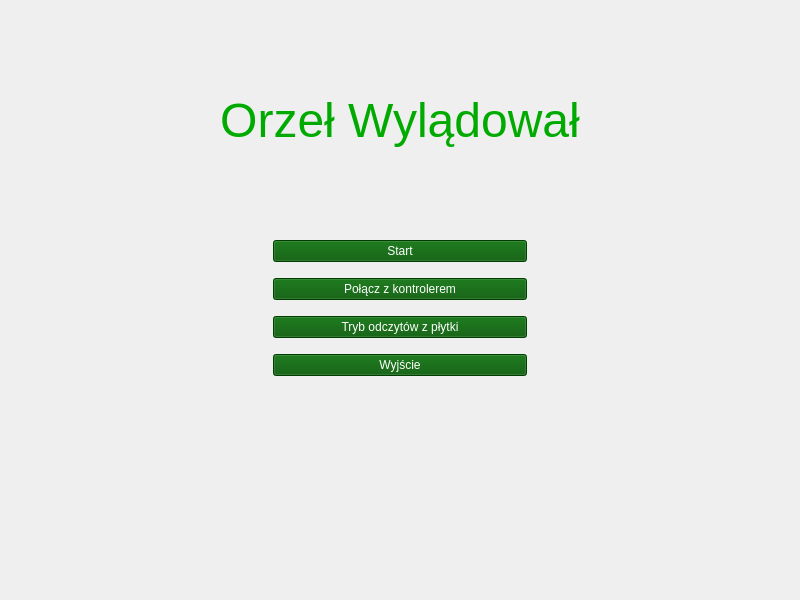
<?xml version="1.0" encoding="UTF-8"?>
<ui version="4.0">
 <class>MainWindow</class>
 <widget class="QMainWindow" name="MainWindow">
  <property name="geometry">
   <rect>
    <x>0</x>
    <y>0</y>
    <width>800</width>
    <height>600</height>
   </rect>
  </property>
  <property name="sizePolicy">
   <sizepolicy hsizetype="Expanding" vsizetype="Expanding">
    <horstretch>0</horstretch>
    <verstretch>0</verstretch>
   </sizepolicy>
  </property>
  <property name="minimumSize">
   <size>
    <width>0</width>
    <height>0</height>
   </size>
  </property>
  <property name="windowTitle">
   <string>MainWindow</string>
  </property>
  <property name="autoFillBackground">
   <bool>false</bool>
  </property>
  <property name="styleSheet">
   <string notr="true"/>
  </property>
  <property name="animated">
   <bool>true</bool>
  </property>
  <widget class="QWidget" name="centralwidget">
   <property name="sizePolicy">
    <sizepolicy hsizetype="Expanding" vsizetype="Expanding">
     <horstretch>0</horstretch>
     <verstretch>0</verstretch>
    </sizepolicy>
   </property>
   <property name="minimumSize">
    <size>
     <width>800</width>
     <height>600</height>
    </size>
   </property>
   <property name="styleSheet">
    <string notr="true">border-image: url(:/new/prefix1/pic/background.png);</string>
   </property>
   <layout class="QGridLayout" name="gridLayout_2">
    <item row="0" column="0">
     <widget class="QStackedWidget" name="stackedWidget">
      <property name="sizePolicy">
       <sizepolicy hsizetype="Expanding" vsizetype="Expanding">
        <horstretch>0</horstretch>
        <verstretch>0</verstretch>
       </sizepolicy>
      </property>
      <property name="styleSheet">
       <string notr="true">border-image: transparent;</string>
      </property>
      <property name="currentIndex">
       <number>0</number>
      </property>
      <widget class="QWidget" name="page_3">
       <property name="sizePolicy">
        <sizepolicy hsizetype="Expanding" vsizetype="Expanding">
         <horstretch>0</horstretch>
         <verstretch>0</verstretch>
        </sizepolicy>
       </property>
       <layout class="QVBoxLayout" name="verticalLayout">
        <item>
         <widget class="QLabel" name="titleLabel">
          <property name="sizePolicy">
           <sizepolicy hsizetype="Expanding" vsizetype="Expanding">
            <horstretch>0</horstretch>
            <verstretch>0</verstretch>
           </sizepolicy>
          </property>
          <property name="styleSheet">
           <string notr="true">border-image: transparent; color: green;</string>
          </property>
          <property name="text">
           <string>&lt;html&gt;&lt;head/&gt;&lt;body&gt;&lt;p&gt;&lt;span style=&quot; font-size:36pt; font-weight:700; color:#00aa00; font:RomanD;&quot;&gt;Orzeł Wylądował&lt;/span&gt;&lt;/p&gt;&lt;/body&gt;&lt;/html&gt;</string>
          </property>
          <property name="textFormat">
           <enum>Qt::AutoText</enum>
          </property>
          <property name="scaledContents">
           <bool>false</bool>
          </property>
          <property name="alignment">
           <set>Qt::AlignCenter</set>
          </property>
         </widget>
        </item>
        <item>
         <layout class="QHBoxLayout" name="horizontalLayout">
          <property name="topMargin">
           <number>10</number>
          </property>
          <item>
           <spacer name="horizontalSpacer">
            <property name="orientation">
             <enum>Qt::Horizontal</enum>
            </property>
            <property name="sizeHint" stdset="0">
             <size>
              <width>40</width>
              <height>20</height>
             </size>
            </property>
           </spacer>
          </item>
          <item>
           <widget class="QPushButton" name="startButton">
            <property name="sizePolicy">
             <sizepolicy hsizetype="Expanding" vsizetype="Fixed">
              <horstretch>0</horstretch>
              <verstretch>0</verstretch>
             </sizepolicy>
            </property>
            <property name="autoFillBackground">
             <bool>false</bool>
            </property>
            <property name="styleSheet">
             <string notr="true">border-image: transparent;
font: 9pt &quot;RomanD&quot;;
background-color: rgb(0, 85, 0);
color: white;</string>
            </property>
            <property name="text">
             <string>Start</string>
            </property>
            <property name="checkable">
             <bool>false</bool>
            </property>
            <property name="autoDefault">
             <bool>false</bool>
            </property>
            <property name="default">
             <bool>false</bool>
            </property>
            <property name="flat">
             <bool>false</bool>
            </property>
           </widget>
          </item>
          <item>
           <spacer name="horizontalSpacer_2">
            <property name="orientation">
             <enum>Qt::Horizontal</enum>
            </property>
            <property name="sizeHint" stdset="0">
             <size>
              <width>10</width>
              <height>20</height>
             </size>
            </property>
           </spacer>
          </item>
         </layout>
        </item>
        <item>
         <layout class="QHBoxLayout" name="horizontalLayout_4">
          <property name="topMargin">
           <number>10</number>
          </property>
          <item>
           <spacer name="horizontalSpacer_8">
            <property name="orientation">
             <enum>Qt::Horizontal</enum>
            </property>
            <property name="sizeHint" stdset="0">
             <size>
              <width>40</width>
              <height>20</height>
             </size>
            </property>
           </spacer>
          </item>
          <item>
           <widget class="QPushButton" name="connectButton">
            <property name="sizePolicy">
             <sizepolicy hsizetype="Expanding" vsizetype="Fixed">
              <horstretch>0</horstretch>
              <verstretch>0</verstretch>
             </sizepolicy>
            </property>
            <property name="styleSheet">
             <string notr="true">border-image: transparent;
font: 9pt &quot;RomanD&quot;;
background-color: rgb(0, 85, 0);
color: white;</string>
            </property>
            <property name="text">
             <string>Połącz z kontrolerem</string>
            </property>
           </widget>
          </item>
          <item>
           <spacer name="horizontalSpacer_7">
            <property name="orientation">
             <enum>Qt::Horizontal</enum>
            </property>
            <property name="sizeHint" stdset="0">
             <size>
              <width>40</width>
              <height>20</height>
             </size>
            </property>
           </spacer>
          </item>
         </layout>
        </item>
        <item>
         <layout class="QHBoxLayout" name="horizontalLayout_3">
          <property name="topMargin">
           <number>10</number>
          </property>
          <item>
           <spacer name="horizontalSpacer_5">
            <property name="orientation">
             <enum>Qt::Horizontal</enum>
            </property>
            <property name="sizeHint" stdset="0">
             <size>
              <width>40</width>
              <height>20</height>
             </size>
            </property>
           </spacer>
          </item>
          <item>
           <widget class="QPushButton" name="devButton">
            <property name="sizePolicy">
             <sizepolicy hsizetype="Expanding" vsizetype="Fixed">
              <horstretch>0</horstretch>
              <verstretch>0</verstretch>
             </sizepolicy>
            </property>
            <property name="styleSheet">
             <string notr="true">border-image: transparent;
font: 9pt &quot;RomanD&quot;;
background-color: rgb(0, 85, 0);
color: white;</string>
            </property>
            <property name="text">
             <string>Tryb odczytów z płytki</string>
            </property>
           </widget>
          </item>
          <item>
           <spacer name="horizontalSpacer_6">
            <property name="orientation">
             <enum>Qt::Horizontal</enum>
            </property>
            <property name="sizeHint" stdset="0">
             <size>
              <width>40</width>
              <height>20</height>
             </size>
            </property>
           </spacer>
          </item>
         </layout>
        </item>
        <item>
         <layout class="QHBoxLayout" name="horizontalLayout_2">
          <property name="topMargin">
           <number>10</number>
          </property>
          <item>
           <spacer name="horizontalSpacer_3">
            <property name="orientation">
             <enum>Qt::Horizontal</enum>
            </property>
            <property name="sizeHint" stdset="0">
             <size>
              <width>40</width>
              <height>20</height>
             </size>
            </property>
           </spacer>
          </item>
          <item>
           <widget class="QPushButton" name="exitButton">
            <property name="sizePolicy">
             <sizepolicy hsizetype="Expanding" vsizetype="Fixed">
              <horstretch>0</horstretch>
              <verstretch>0</verstretch>
             </sizepolicy>
            </property>
            <property name="autoFillBackground">
             <bool>false</bool>
            </property>
            <property name="styleSheet">
             <string notr="true">border-image: transparent;
font: 9pt &quot;RomanD&quot;;
background-color: rgb(0, 85, 0);
color: white;</string>
            </property>
            <property name="text">
             <string>Wyjście</string>
            </property>
            <property name="checkable">
             <bool>false</bool>
            </property>
           </widget>
          </item>
          <item>
           <spacer name="horizontalSpacer_4">
            <property name="orientation">
             <enum>Qt::Horizontal</enum>
            </property>
            <property name="sizeHint" stdset="0">
             <size>
              <width>40</width>
              <height>20</height>
             </size>
            </property>
           </spacer>
          </item>
         </layout>
        </item>
        <item>
         <spacer name="verticalSpacer">
          <property name="orientation">
           <enum>Qt::Vertical</enum>
          </property>
          <property name="sizeHint" stdset="0">
           <size>
            <width>20</width>
            <height>30</height>
           </size>
          </property>
         </spacer>
        </item>
       </layout>
      </widget>
      <widget class="QWidget" name="page_4">
       <property name="sizePolicy">
        <sizepolicy hsizetype="Expanding" vsizetype="Expanding">
         <horstretch>0</horstretch>
         <verstretch>0</verstretch>
        </sizepolicy>
       </property>
       <layout class="QVBoxLayout" name="verticalLayout_3">
        <item>
         <layout class="QHBoxLayout" name="horizontalLayout_5">
          <property name="topMargin">
           <number>0</number>
          </property>
          <item>
           <layout class="QVBoxLayout" name="verticalLayout_4">
            <property name="leftMargin">
             <number>0</number>
            </property>
            <item>
             <widget class="QLabel" name="Height">
              <property name="styleSheet">
               <string notr="true">color: green; 
font: 12pt &quot;RomanD&quot;;</string>
              </property>
              <property name="text">
               <string>Wynik: 2143</string>
              </property>
             </widget>
            </item>
            <item>
             <layout class="QHBoxLayout" name="horizontalLayout_9">
              <property name="topMargin">
               <number>0</number>
              </property>
              <item>
               <widget class="QProgressBar" name="HeightBar">
                <property name="layoutDirection">
                 <enum>Qt::LeftToRight</enum>
                </property>
                <property name="value">
                 <number>94</number>
                </property>
                <property name="alignment">
                 <set>Qt::AlignCenter</set>
                </property>
                <property name="orientation">
                 <enum>Qt::Vertical</enum>
                </property>
                <property name="textDirection">
                 <enum>QProgressBar::TopToBottom</enum>
                </property>
                <property name="format">
                 <string/>
                </property>
               </widget>
              </item>
             </layout>
            </item>
            <item>
             <layout class="QHBoxLayout" name="horizontalLayout_7">
              <property name="topMargin">
               <number>0</number>
              </property>
              <item>
               <widget class="QLabel" name="label_6">
                <property name="styleSheet">
                 <string notr="true">color: green; 
font: 12pt &quot;RomanD&quot;;</string>
                </property>
                <property name="text">
                 <string>Kontroler</string>
                </property>
               </widget>
              </item>
              <item>
               <widget class="QLabel" name="ControlerStatus">
                <property name="text">
                 <string/>
                </property>
               </widget>
              </item>
             </layout>
            </item>
           </layout>
          </item>
          <item>
           <layout class="QVBoxLayout" name="verticalLayout_2">
            <property name="leftMargin">
             <number>0</number>
            </property>
            <item>
             <widget class="QGraphicsView" name="viewer">
              <property name="minimumSize">
               <size>
                <width>0</width>
                <height>450</height>
               </size>
              </property>
              <property name="styleSheet">
               <string notr="true">background-color: transparent;</string>
              </property>
              <property name="frameShape">
               <enum>QFrame::NoFrame</enum>
              </property>
              <property name="lineWidth">
               <number>0</number>
              </property>
              <property name="verticalScrollBarPolicy">
               <enum>Qt::ScrollBarAlwaysOff</enum>
              </property>
              <property name="horizontalScrollBarPolicy">
               <enum>Qt::ScrollBarAlwaysOff</enum>
              </property>
             </widget>
            </item>
            <item>
             <widget class="QTextEdit" name="serialPortPrinter">
              <property name="sizePolicy">
               <sizepolicy hsizetype="Expanding" vsizetype="Expanding">
                <horstretch>0</horstretch>
                <verstretch>9</verstretch>
               </sizepolicy>
              </property>
              <property name="styleSheet">
               <string notr="true"/>
              </property>
              <property name="frameShape">
               <enum>QFrame::NoFrame</enum>
              </property>
             </widget>
            </item>
            <item>
             <layout class="QHBoxLayout" name="horizontalLayout_6">
              <property name="topMargin">
               <number>0</number>
              </property>
              <item>
               <spacer name="horizontalSpacer_9">
                <property name="orientation">
                 <enum>Qt::Horizontal</enum>
                </property>
                <property name="sizeHint" stdset="0">
                 <size>
                  <width>10</width>
                  <height>20</height>
                 </size>
                </property>
               </spacer>
              </item>
              <item>
               <widget class="QPushButton" name="menuButton">
                <property name="sizePolicy">
                 <sizepolicy hsizetype="Expanding" vsizetype="Fixed">
                  <horstretch>0</horstretch>
                  <verstretch>0</verstretch>
                 </sizepolicy>
                </property>
                <property name="styleSheet">
                 <string notr="true">border-image: transparent;
font: 9pt &quot;RomanD&quot;;
background-color: rgb(0, 85, 0);
color: white;</string>
                </property>
                <property name="text">
                 <string>Menu</string>
                </property>
               </widget>
              </item>
              <item>
               <spacer name="horizontalSpacer_10">
                <property name="orientation">
                 <enum>Qt::Horizontal</enum>
                </property>
                <property name="sizeHint" stdset="0">
                 <size>
                  <width>10</width>
                  <height>20</height>
                 </size>
                </property>
               </spacer>
              </item>
             </layout>
            </item>
           </layout>
          </item>
          <item>
           <layout class="QVBoxLayout" name="verticalLayout_6">
            <property name="rightMargin">
             <number>0</number>
            </property>
            <item>
             <widget class="QLabel" name="VerticalVel">
              <property name="styleSheet">
               <string notr="true">color: green; 
font: 12pt &quot;RomanD&quot;;</string>
              </property>
              <property name="text">
               <string>Pion: </string>
              </property>
             </widget>
            </item>
            <item>
             <widget class="QLabel" name="HorizontalVel">
              <property name="styleSheet">
               <string notr="true">color: green; 
font: 12pt &quot;RomanD&quot;;</string>
              </property>
              <property name="text">
               <string>Poziom:</string>
              </property>
             </widget>
            </item>
            <item>
             <layout class="QHBoxLayout" name="horizontalLayout_10">
              <property name="topMargin">
               <number>0</number>
              </property>
              <item>
               <widget class="QProgressBar" name="FuelBar">
                <property name="value">
                 <number>10</number>
                </property>
                <property name="orientation">
                 <enum>Qt::Vertical</enum>
                </property>
               </widget>
              </item>
             </layout>
            </item>
            <item>
             <layout class="QHBoxLayout" name="horizontalLayout_8">
              <property name="topMargin">
               <number>0</number>
              </property>
              <item>
               <widget class="QLabel" name="label_7">
                <property name="styleSheet">
                 <string notr="true">color: green; 
font: 12pt &quot;RomanD&quot;;</string>
                </property>
                <property name="text">
                 <string>Silnik</string>
                </property>
               </widget>
              </item>
              <item>
               <widget class="QLabel" name="EngineStatus">
                <property name="styleSheet">
                 <string notr="true"/>
                </property>
                <property name="text">
                 <string/>
                </property>
               </widget>
              </item>
             </layout>
            </item>
           </layout>
          </item>
          <item>
           <layout class="QVBoxLayout" name="verticalLayout_5"/>
          </item>
         </layout>
        </item>
       </layout>
      </widget>
     </widget>
    </item>
   </layout>
  </widget>
 </widget>
 <resources/>
 <connections/>
</ui>
